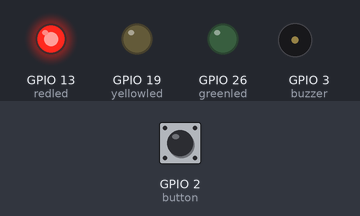
Recording of a program running on a simulated Raspberry Pi (BCM pin numbers). Shown: output pins drawn as LEDs (lit = HIGH), buzzer (waves = sounding, pin HIGH). The test bench sets the inputs (shaded band); at power-on: GPIO 2 (button) HIGH.

Above: at 1.2 s.
1.3 s: GPIO 2 (button) pulled LOW for 0.15 s
At 4.1 s:
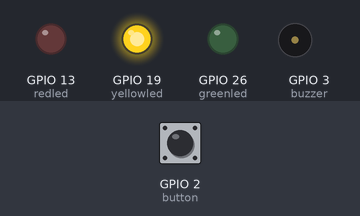
4.3 s: GPIO 2 (button) pulled LOW for 1 s
At 4.42 s:
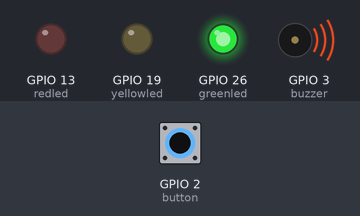
7.3 s: GPIO 2 (button) pulled LOW for 3.2 s
At 7.67 s:
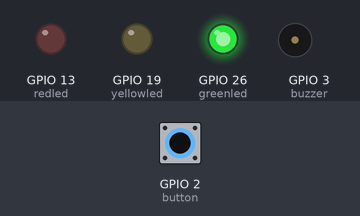
Timing chart, 0 to 14.8 s (numbered marks = the images above; inputs shaded):
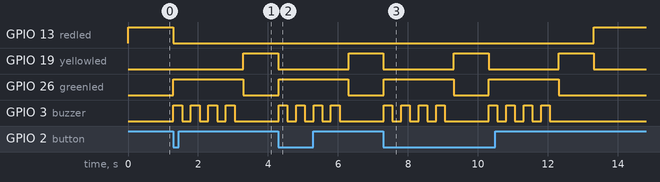

The program:

TrafficLightLab.py
```python
from gpiozero import Button
from gpiozero import LED
from gpiozero import Buzzer
from time import sleep

button = Button(2)
buzzer = Buzzer(3)
redled = LED(13)
yellowled = LED(19)
greenled = LED(26)

redled.on()

while True:
    if button.is_pressed:
        redled.off()
        greenled.on()
        buzzer.on()
        sleep(0.25)
        buzzer.off()
        sleep(0.25)
        buzzer.on()
        sleep(0.25)
        buzzer.off()
        sleep(0.25)
        buzzer.on()
        sleep(0.25)
        buzzer.off()
        sleep(0.25)
        buzzer.on()
        sleep(0.25)
        buzzer.off()
        sleep(0.25)
        greenled.off()
        buzzer.off()
        yellowled.on()
        sleep(1)
        yellowled.off()
        redled.on()
        
```

Measured:
- after the input at 1.3 s, GPIO 13 (redled): HIGH → LOW at once; GPIO 19 (yellowled): LOW → HIGH after 2.0 s; GPIO 26 (greenled): LOW → HIGH at once, → LOW 2.0 s later; GPIO 3 (buzzer): alternates HIGH for 0.25 s and LOW for 0.25 s, 8 changes in all, then stays LOW, starting at once
- after the input at 4.3 s, GPIO 13 (redled): stays LOW (without the input it goes to HIGH after 0.00 s); GPIO 26 (greenled): LOW → HIGH at once, → LOW 2.0 s later; GPIO 3 (buzzer): alternates HIGH for 0.25 s and LOW for 0.25 s, 8 changes in all, then stays LOW, starting at once
- after the input at 7.3 s, GPIO 13 (redled): LOW → HIGH after 6.0 s instead of 0.00 s; GPIO 26 (greenled): alternates HIGH for 2.0 s and LOW for 1.0 s, 4 changes in all, then stays LOW, starting at once; GPIO 3 (buzzer): goes 3 × (HIGH 0.25 s, LOW 0.25 s), HIGH 0.25 s, LOW 1.3 s, 3 × (HIGH 0.25 s, LOW 0.25 s), HIGH 0.25 s, then LOW, starting at once
